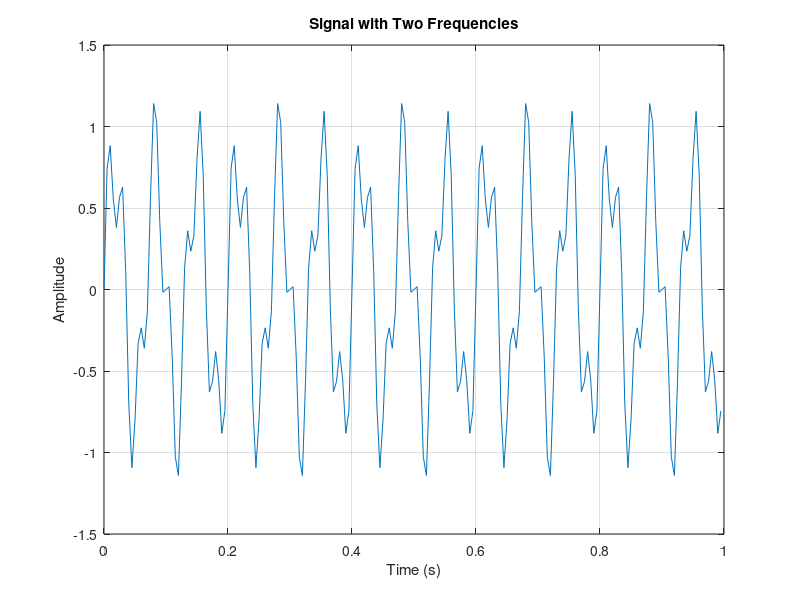
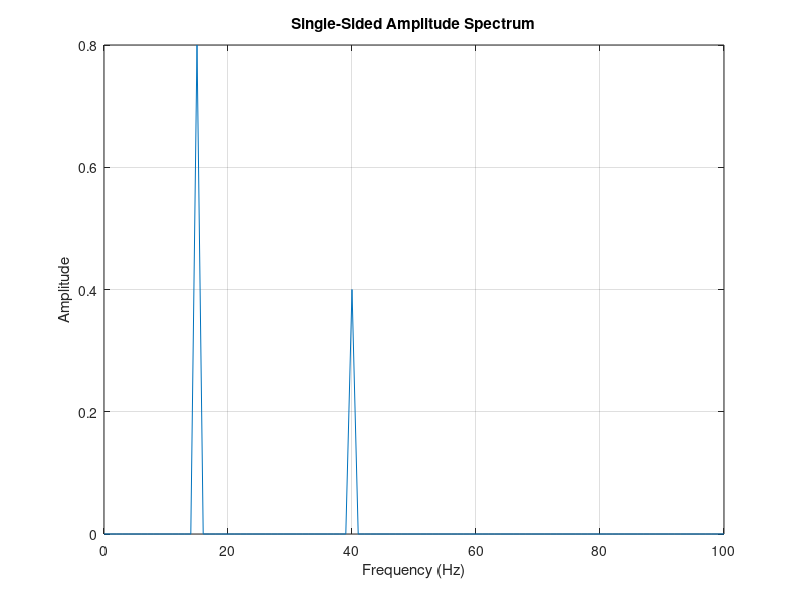

MATLAB code to generate these figures, in order:
clear;
clc;
close all;

fs = 200;
T = 1;
t = 0:1/fs:T-1/fs;

x = 0.8*sin(2*pi*15*t) + 0.4*sin(2*pi*40*t);

figure;
plot(t, x);
grid on;
xlabel('Time (s)');
ylabel('Amplitude');
title('Signal with Two Frequencies');

% Frequency domain
N = length(x);
Y = fft(x);

P2 = abs(Y/N);
P1 = P2(1:N/2+1);
P1(2:end-1) = 2*P1(2:end-1);

f = fs*(0:N/2)/N;

figure;
plot(f, P1);
grid on;
xlabel('Frequency (Hz)');
ylabel('Amplitude');
title('Single-Sided Amplitude Spectrum');

length(x)
